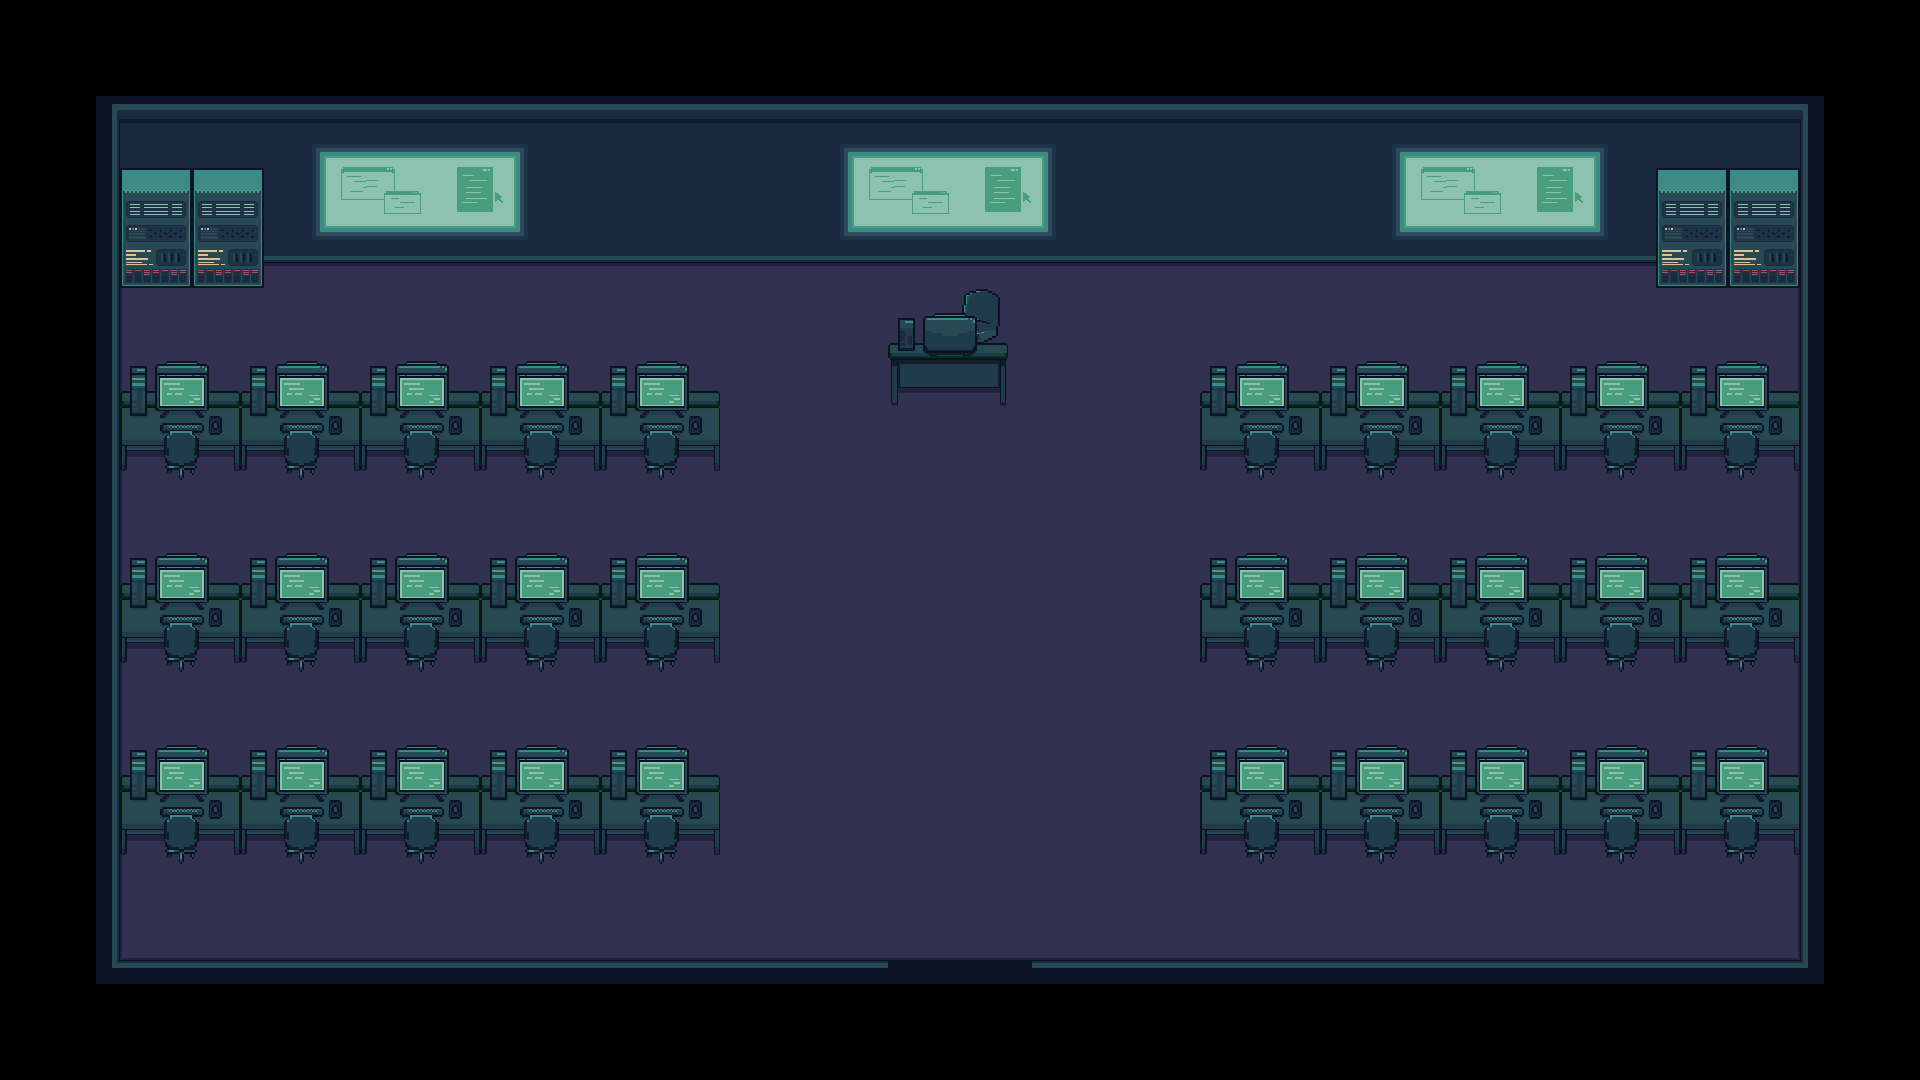

Below is a game level as drawn by its tile map, then a one-line description and the .tmx that defines it (tile-layer data replaced by summaries):
An orthogonal 80x45 tile map with 24x24 px tiles, 6 tile layers (Tile Layer 1, chair, com2, com1, ...) and 17 objects.

<map version="1.9" tiledversion="1.9.2" orientation="orthogonal" renderorder="right-down" width="80" height="45" tilewidth="24" tileheight="24" infinite="0" nextlayerid="15" nextobjectid="59">
 <tileset firstgid="1" source="Labtileset.tsx" />
 <layer id="1" name="Tile Layer 1" width="80" height="45">
  <data>[3600 cells, 3600 non-empty, 23 distinct tile ids]</data>
 </layer>
 <layer id="7" name="chair" width="80" height="45" locked="1">
  <data>[3600 cells, 9 non-empty, 9 distinct tile ids]</data>
 </layer>
 <layer id="3" name="com2" width="80" height="45">
  <data>[3600 cells, 600 non-empty, 20 distinct tile ids]</data>
 </layer>
 <layer id="2" name="com1" width="80" height="45">
  <data>[3600 cells, 770 non-empty, 45 distinct tile ids]</data>
 </layer>
 <layer id="5" name="projector" width="80" height="45">
  <data>[3600 cells, 108 non-empty, 36 distinct tile ids]</data>
 </layer>
 <layer id="6" name="server" width="80" height="45">
  <data>[3600 cells, 60 non-empty, 15 distinct tile ids]</data>
 </layer>
 <objectgroup id="8" name="collider">
  <object id="4" x="96" y="97.6667" width="1728.5" height="107.667" />
  <object id="5" x="1798" y="98" width="28" height="886" />
  <object id="6" x="95" y="96.6667" width="23" height="887.833" />
  <object id="10" x="888.25" y="314" width="119.75" height="59.5" />
  <object id="11" x="1200" y="361" width="605" height="85.3333" />
  <object id="48" x="962.25" y="288" width="38.5" height="39.25" />
  <object id="17" x="1200.17" y="553.583" width="605" height="86.6667" />
  <object id="23" x="1200.03" y="745.182" width="479.5" height="88.6667" />
  <object id="29" x="119.788" y="360.705" width="600.636" height="89.3333" />
  <object id="35" x="120.182" y="552.932" width="600.455" height="89.3333" />
  <object id="41" x="119.864" y="745.432" width="600.818" height="88.6667" />
  <object id="51" x="96" y="960" width="792" height="24" />
  <object id="52" x="1032" y="960" width="792" height="24" />
 </objectgroup>
 <objectgroup id="14" name="computer">
  <object id="58" x="1680" y="744" width="120" height="72" />
 </objectgroup>
 <objectgroup id="12" name="server_right">
  <object id="56" x="1656" y="168" width="144" height="72.6667" />
 </objectgroup>
 <objectgroup id="13" name="server_left">
  <object id="57" x="120" y="168" width="144" height="72.25" />
 </objectgroup>
 <objectgroup id="11" name="door">
  <object id="53" x="888" y="960" width="144" height="24" />
 </objectgroup>
</map>